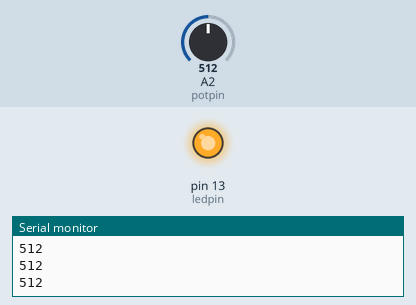
This sketch was run on a simulated Arduino Uno, built with avr-gcc and run on an emulated ATmega328P. Shown: output pins drawn as LEDs (lit = HIGH), the last lines printed to the serial monitor. The test bench sets the inputs (shaded band); at power-on: A2 (potpin) = 512.

Above: at 1.2 s.
1.3 s: A2 (potpin) set to 141
2.8 s: A2 (potpin) set to 121
At 3.8 s:
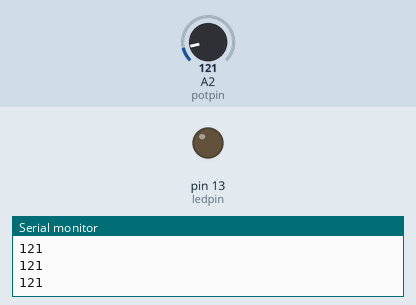
4.3 s: A2 (potpin) set to 306
At 5.1 s:
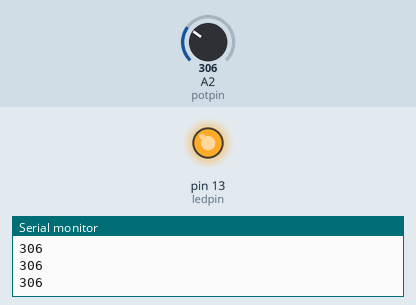
5.8 s: A2 (potpin) set to 122
At 6.3 s:
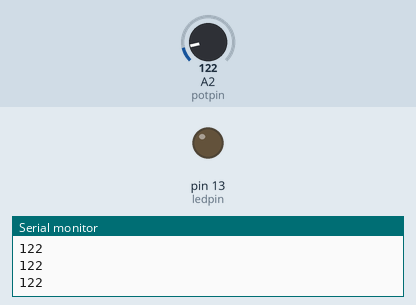
Timing chart, 0 to 8.3 s (numbered marks = the images above; inputs shaded):
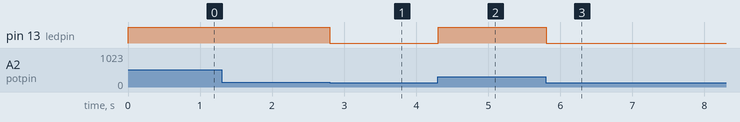

Measured:
- the behaviour switches between 128 and 127 on A2 (potpin) (found by bisection; images 0 and 1)
- after the input at 2.8 s, pin 13 (ledpin): HIGH → LOW at once
- after the input at 4.3 s, pin 13 (ledpin): LOW → HIGH at once
- after the input at 5.8 s, pin 13 (ledpin): HIGH → LOW at once

The sketch:

photocell.ino
```cpp
int potpin=2;//select the input pin for the photocell
int ledpin=13;//select the pin for the LED
int val=0;// variable to store the value coming from the sensor

void setup()
{
pinMode(ledpin,OUTPUT);//declare the ledPin as an OUTPUT

Serial.begin(9600);//To set the baud rate 9600
}
void loop()
{
val=analogRead(potpin);//read the value from the sensor
Serial.println(val);
analogWrite(ledpin,val);
delay(10);
}
```
